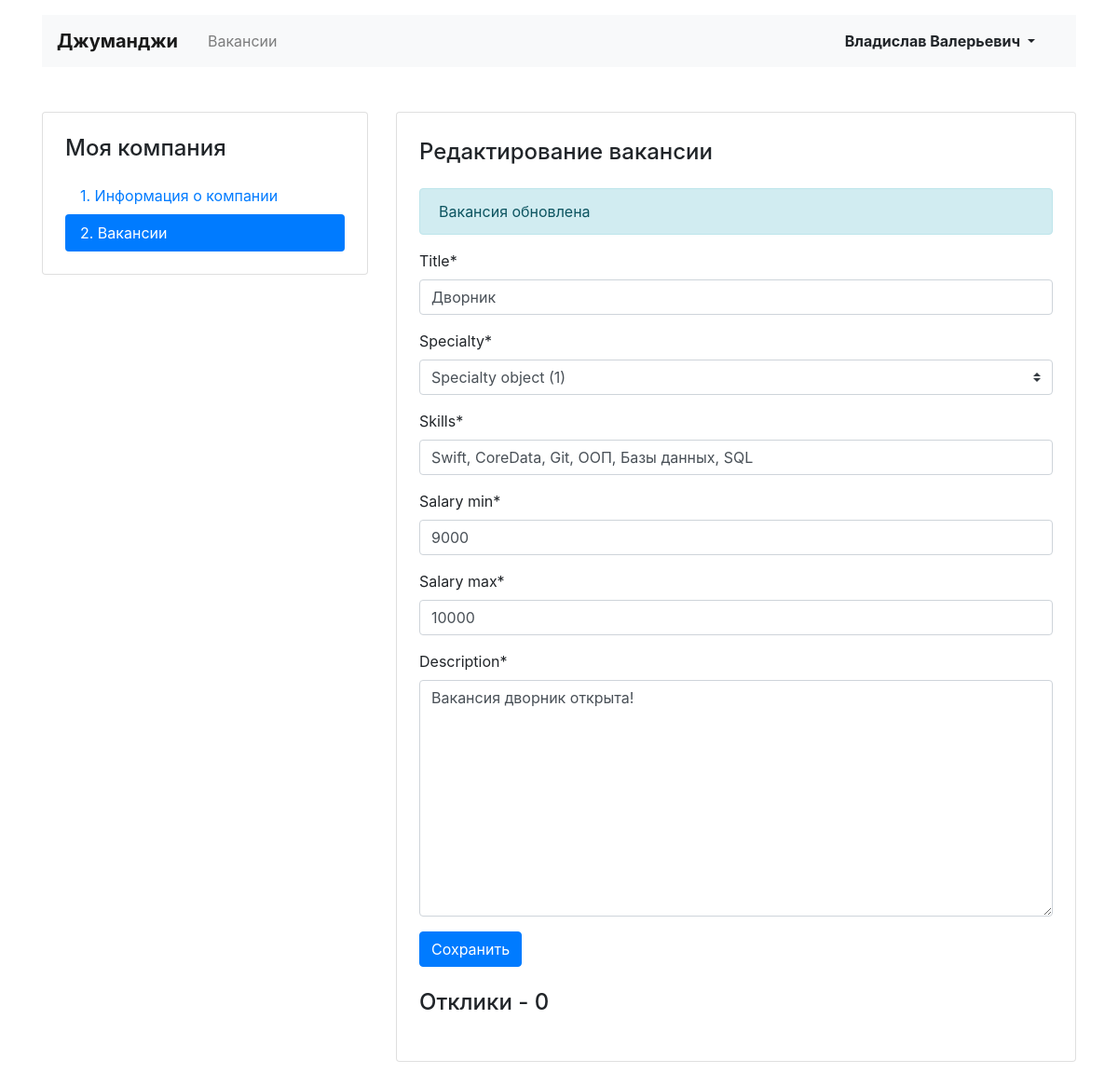
The page /mycompany/vacancies/8/ (signed in) on the database its author committed.
### vacancies/models.py (models this page shows)
class Vacancy(models.Model):
    title = CharField(max_length=64)
    specialty = ForeignKey(Specialty, related_name='vacancies', on_delete=models.CASCADE, null=True)
    company = ForeignKey(Company, related_name='vacancies', on_delete=models.CASCADE, null=True)
    skills = CharField(max_length=128)
    description = TextField()
    salary_min = IntegerField()
    salary_max = IntegerField()
    published_at = DateField(auto_now_add=True)

### vacancies/views/my_vacancies.py (the view, shortened to what this page needs)
# urls.py: path('mycompany/vacancies/<int:id>/', MyVacancyEdit.as_view(), name='my-vacancy-edit'),
class MyVacancyEdit(LoginRequiredMixin, View):
    login_url = '/login/'
    def get(self, request, **kwargs):
        if not hasattr(request.user, 'company'):
            return redirect('my-company-start')
        try:
            vacancy = Vacancy.objects.get(id=kwargs['id'])
        except Vacancy.DoesNotExist:
            return redirect('my-vacancy-create')
        if vacancy not in Vacancy.objects.filter(company=request.user.company):
            return redirect('my-vacancy-create')
        applications = Application.objects.filter(vacancy_id=kwargs['id'])
        context = {
            'head_title': 'Редактирование вакансии',
            'form': VacancyForm(instance=vacancy),
            'applications': applications,
        }
        return render(request, 'vacancies/vacancy-edit.html', context=context)

### vacancies/forms.py
class VacancyForm(forms.ModelForm):
    class Meta:
        model = Vacancy
        fields = ('title', 'specialty', 'skills', 'salary_min', 'salary_max', 'description')
    def __init__(self, *args, **kwargs):
        super().__init__(*args, **kwargs)
        self.helper = FormHelper()
        self.helper.add_input(Submit('submit', 'Сохранить'))

### vacancies/templates/vacancies/vacancy-edit.html (shortened to what this page needs)
{% extends 'vacancies/base.html' %}
{% load crispy_forms_tags %}
{% load humanize %}
{% block content %}
  <main class="container mt-3 pb-5">
    <div class="row mt-5">
      <div class="col-12 col-lg-4">
        <aside class="pt-3 pb-4 px-4 mb-5 card">
          <h1 class="h4 pt-2 pb-2">Моя компания</h1>
          <div class="nav flex-column nav-pills">
            <a class="nav-link" href="{% url 'my-company-edit' %}">1. Информация о&nbsp;компании</a>
            <a class="nav-link active" href="{% url 'my-vacancies-list' %}">2. Вакансии</a>
          </div>
        </aside>
      </div>
      <div class="col-12 col-lg-8">
        <div class="card">
          <div class="card-body px-4 pb-4 tab-content">
            <section>
              <h2 class="h4 pt-2 pb-3">Редактирование вакансии</h2>
              <p class="alert alert-info" role="alert">Вакансия обновлена</p>
              {% crispy form %}
              <h2 class="h4 pt-2 pb-3">Отклики - {{ applications.count }}</h2>
            </section>
          </div>
        </div>
      </div>
    </div>
  </main>
{% endblock %}

### vacancies/templates/vacancies/base.html (shortened to what this page needs)
<!DOCTYPE html>
<html lang="ru">
<head>
  <link rel="stylesheet" href="https://stackpath.bootstrapcdn.com/bootstrap/4.3.1/css/bootstrap.min.css">
</head>
<body>
  <header class="container mt-3">
    <nav class="navbar navbar-expand-lg navbar-light bg-light">
      <a class="navbar-brand mr-4 font-weight-bold" href="{% url 'main' %}">Джуманджи</a>
      <div class="collapse navbar-collapse justify-content-between" id="navbarNav">
        <ul class="navbar-nav col-10">
          <li class="nav-item">
            <a class="nav-link" href="{% url 'vacancies' %}">Вакансии</a>
          </li>
        </ul>
        <ul class="navbar-nav col-2 justify-content-end">
          <li class="nav-item active">
            {% if user.is_authenticated %}
            <div class="btn-group">
              <button type="button" class="btn dropdown-toggle font-weight-bold" data-toggle="dropdown" aria-haspopup="true" aria-expanded="false">
                {{ user.first_name }} {{ user.last_name }}
              </button>
            </div>
            {% else %}
            <a href="{% url 'login' %}" class="nav-link font-weight-bold">Вход</a>
            {% endif %}
          </li>
        </ul>
      </div>
    </nav>
  </header>
{% block content %}{% endblock %}
</body>
</html>

### rows shown on the page
Vacancy: title "Дворник", specialty "Specialty object (1)", skills "Swift, CoreData, Git, ООП, Базы данных, SQL", salary_min "9000", salary_max "10000", description "Вакансия дворник открыта!"

### other values the page prints
{{ user.first_name }} "Владислав"
{{ user.last_name }} "Валерьевич"
{{ applications.count }} "0"
